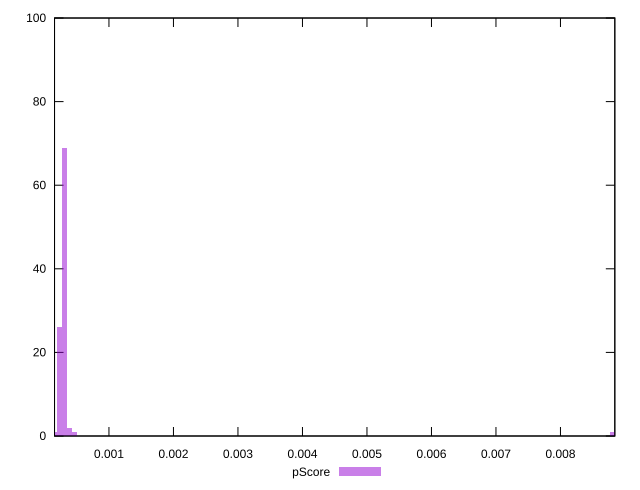

The script that saved this image:
reset

$pScore <<EOF
0.0004637208832104161 1
0.008810696780997905 1
0.00015457362773680535 1
0.00023186044160520804 26
0.0003091472554736107 69
0.00038643406934201337 2
EOF

set key outside below
set boxwidth 0.00007728681386840268
set xrange [0.00015626846695510066:0.0088427788741543]
set yrange [0:100]
set trange [0:100]
set style fill transparent solid 0.5 noborder
set terminal svg size 640, 490 enhanced background rgb 'white'
set output "report_00017_2021-02-10T15-08-03.406Z/largest-contentful-paint/samples/pages+cached/pScore/histogram.svg"

plot $pScore title "pScore" with boxes

reset
